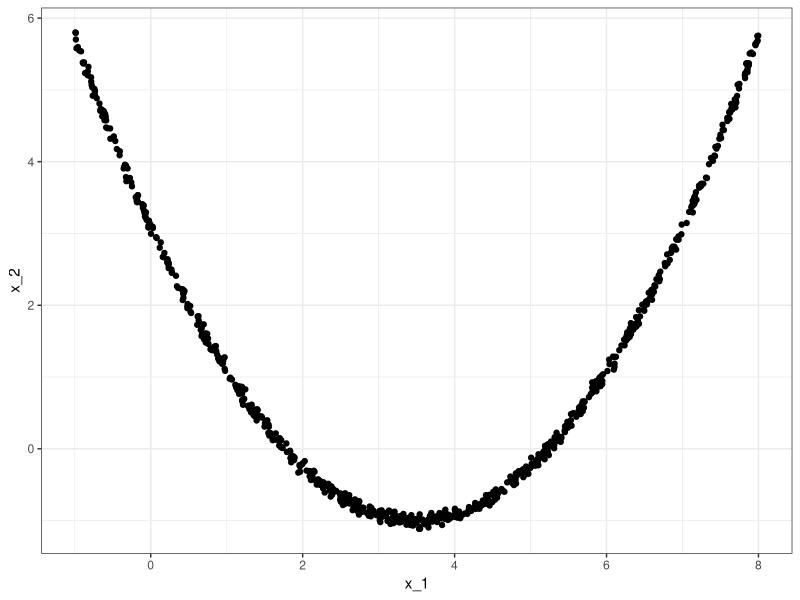
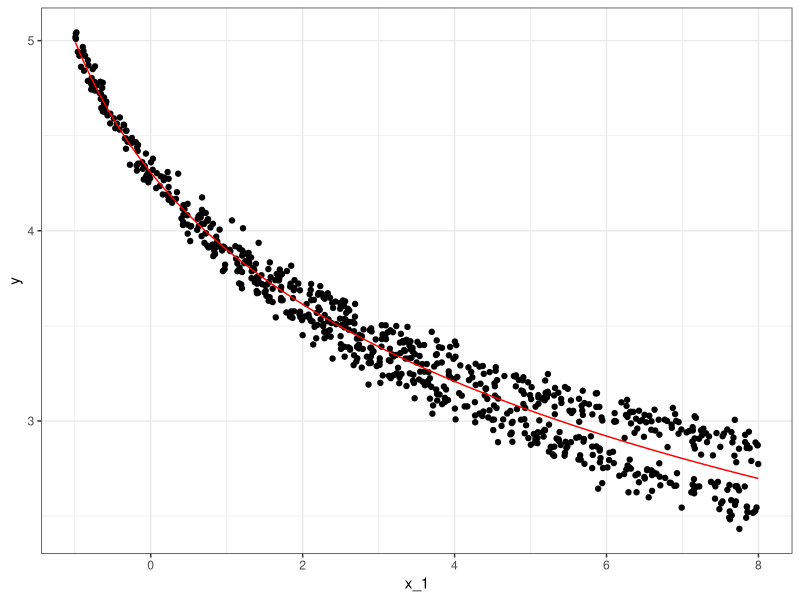
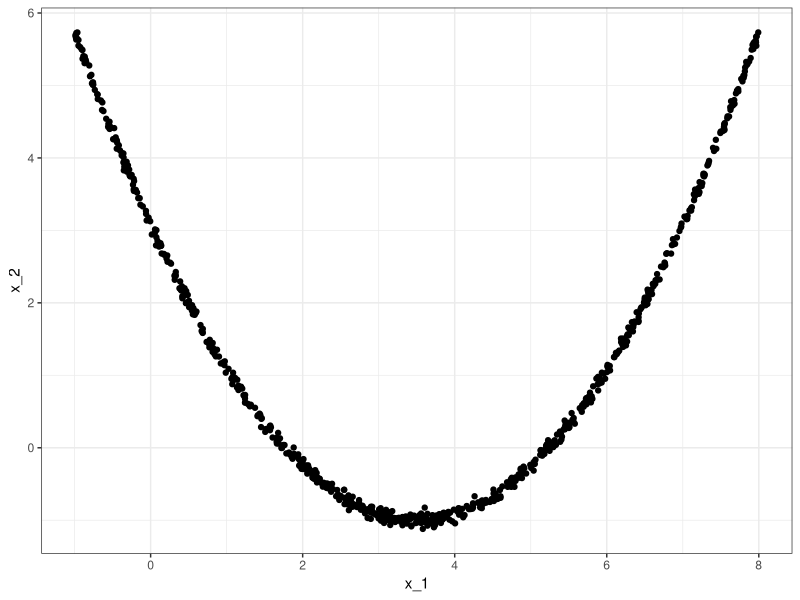
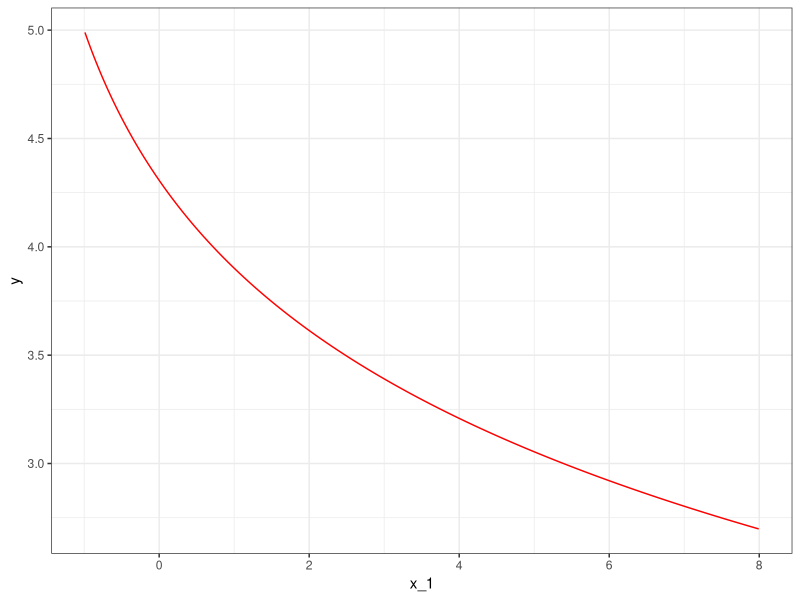
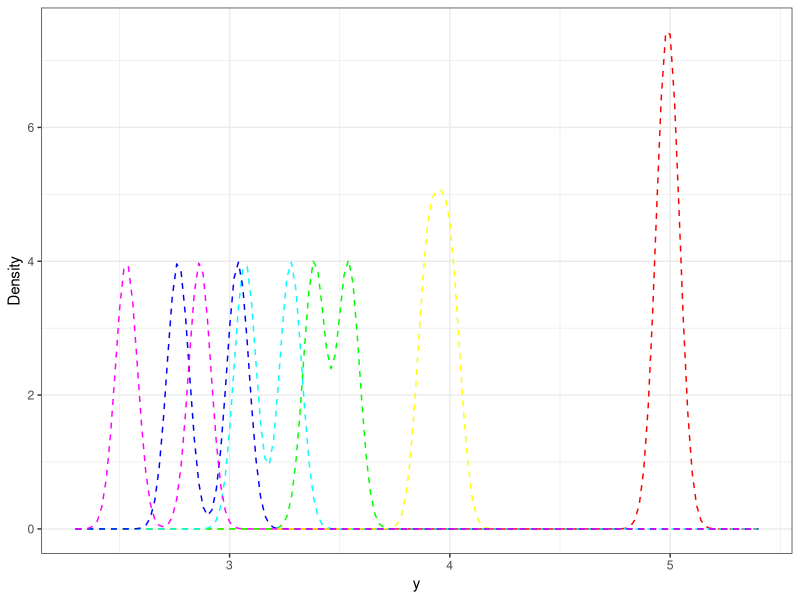

These charts were generated, in order, by the following R code:
##############################################
## Data Generation for StatSci paper
##############################################
library(ggplot2)
library(tidyverse)
library(mvtnorm) 
library(msm)

setwd("/Users/swade/Documents/GitHub/BayesXMix/data_simulation/excircle")

##############################################
## Example 4: Implicit/Circle
##############################################

# Training Data
set.seed(1010101)
n = 800
p = 2

# Covariates
x= matrix(0,n,p)
x[,1] = runif(n,-1,8)
x[,2] = (x[,1]-3.5)^2/3-1+rnorm(n,0,0.05)

ggplot() +
  geom_point(aes(x = x[,1], y = x[,2])) +
  theme_bw() +
  xlab("x_1") +
  ylab("x_2")

# Response
comp_ind = runif(n)<.5
comp_mean = (x[,1]+2)/60
eps = rnorm(n,0, 0.05)+comp_mean*comp_ind-comp_mean*(1-comp_ind)
y = 5-log(x[,1]+2) +eps
m_true = 5-log(x[,1]+2)

ggplot() +
  geom_point(aes(x = x[,1], y = y)) +
  theme_bw() +
  xlab("x_1") +
  ylab("y") +
  geom_line(aes(x = x[,1], y = m_true), col ="red")

### PREDICTION
n_new = 800

# Covariates
x_new= matrix(0,n_new,p)
x_new[,1] = runif(n_new,-1,8)
x_new[,2] = (x_new[,1]-3.5)^2/3-1+rnorm(n_new,0,0.05)

# True regression function
m_true_new = 5-log(x_new[,1]+2)

# True density
y_grid=seq(2.3,5.4,.02)
m2=length(y_grid)
f_true_new = 0.5*dnorm(matrix(y_grid,nrow=m2,ncol=n_new)-t(matrix(m_true_new,nrow=n_new,ncol=m2)),t(matrix((x_new[,1]+2)/60,nrow=n_new,ncol=m2)) , 0.05) + 0.5*dnorm(matrix(y_grid,nrow=m2,ncol=n_new)-t(matrix(m_true_new,nrow=n_new,ncol=m2)),-t(matrix((x_new[,1]+2)/60,nrow=n_new,ncol=m2)) , 0.05)

ggplot() +
  geom_point(aes(x = x_new[,1], y = x_new[,2])) +
  theme_bw() +
  xlab("x_1") +
  ylab("x_2")

ggplot() +
  geom_line(aes(x = x_new[,1], y = m_true_new), col ="red") +
  theme_bw() +
  xlab("x_1") +
  ylab("y") 

#Plot density for a few observations
xs = sort(x_new[,1], index.return=TRUE)
inds = xs$ix[c(seq(1,n_new,n_new/5),n_new)]
cols = rainbow(6)
ggplot() +
  geom_line(aes(x = y_grid, y = f_true_new[,inds[1]]), col = cols[1],linetype = "dashed") +
  geom_line(aes(x = y_grid, y = f_true_new[,inds[2]]), col = cols[2],linetype = "dashed") +
  geom_line(aes(x = y_grid, y = f_true_new[,inds[3]]), col = cols[3],linetype = "dashed") +
  geom_line(aes(x = y_grid, y = f_true_new[,inds[4]]), col = cols[4],linetype = "dashed") +
  geom_line(aes(x = y_grid, y = f_true_new[,inds[5]]), col = cols[5],linetype = "dashed") +
  geom_line(aes(x = y_grid, y = f_true_new[,inds[6]]), col = cols[6],linetype = "dashed") +
  theme_bw() +
  labs( x = "y", y = "Density")

# Save data
save.image("data_ex1_mm.RData")

write.csv(cbind(x,y), file = "ex1train_mmerrors.csv", row.names = TRUE)
write.csv(x_new, file = "ex1test_mmerrors.csv", row.names = TRUE)
write.csv(f_true_new, file = "ex1test_mmerrors_dens.csv", row.names = TRUE)
